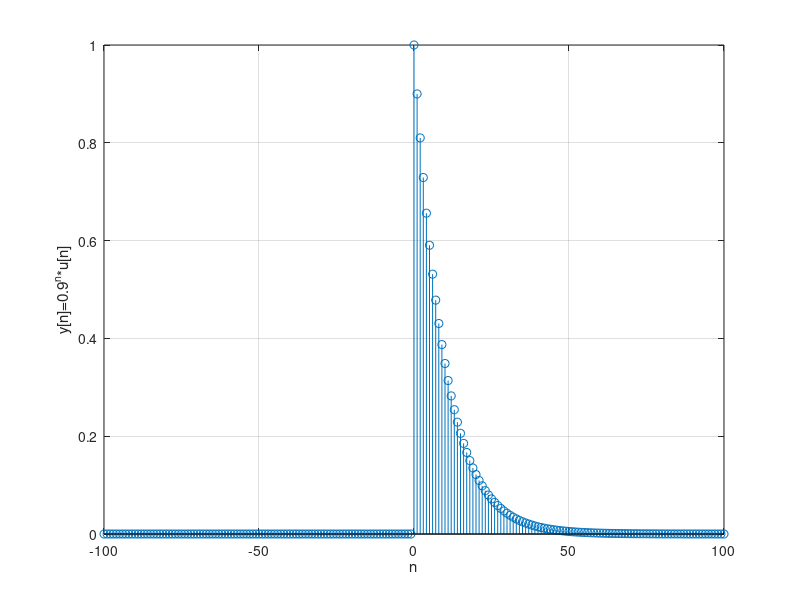

Here is the MATLAB script that generated this plot:
clc
close all
n=-100:1:100;
unitstep= n>=0;
x=@(n) power(0.9,n).*unitstep;
stem(n,x(n));
xlabel('n')
ylabel('y[n]=0.9^n*u[n]')
grid on;
